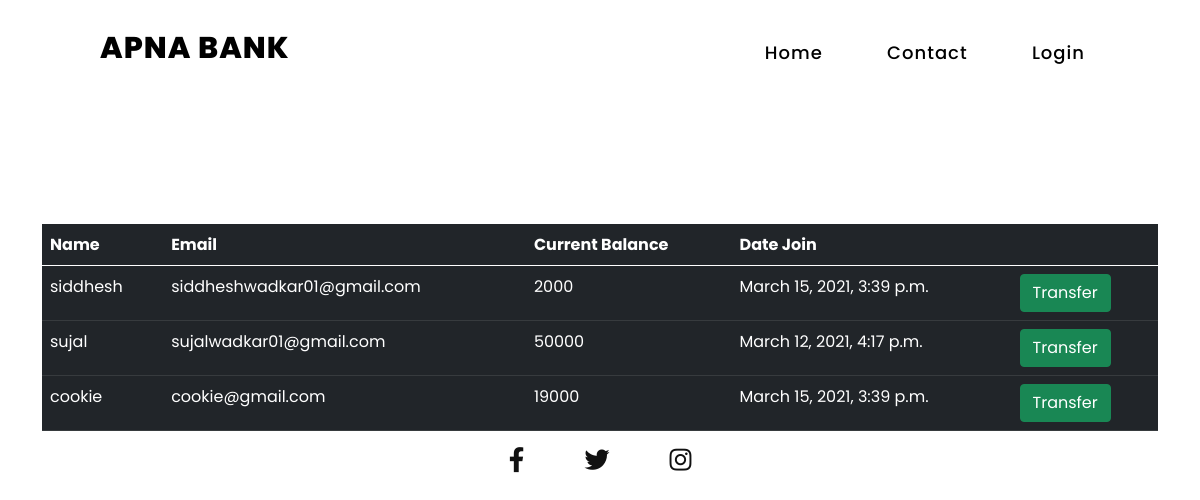
Page /transferlist on the committed database.
### core/models.py (models this page shows, shortened)
class User(models.Model):
    name = models.CharField(max_length = 40)
    email = models.EmailField(max_length = 40)
    current_credit = models.IntegerField()
    date = models.DateTimeField(auto_now=True)

### core/views.py (the view)
# urls.py: path('transferlist',views.transferlistview, name='transferlist'),
def transferlistview(request):
    users = User.objects.all()
    context = { 'users' : users }
    return render(request,'transferlist.html', context)

### templates/transferlist.html
 {% extends 'base.html' %}
 {% load static %}
 {% block content %}
 <br><br><br><br><br>
     <div class='container'>
        <div class="app-table">
        <table class= "table table-dark table-hover">
            <thead>
                <tr>
                    <th>Name</th>
                    <th>Email</th>
                    <th>Current Balance</th>
                    <th>Date Join</th>
                    <th></th>
                </tr>
            </thead>
            <tbody>
            {% for user in users %}
                <tr>
                    <td>{{user.name}}</td>
                    <td>{{user.email}}</td>
                    <td>{{user.current_credit}}</td>
                    <td>{{user.date}}</td>
                    <td>
                     <a href="{% url 'userView' name=user.name %}" class='btn btn-success'>Transfer</a>
                    </td>
                </tr>
             {% endfor %}
            </tbody>
        </table>
        </div>
    </div>
  {% endblock  %}

### templates/base.html (shortened to what this page needs)
{% load static %}
<html lang="en" dir="ltr">
  <head>
    <link rel="stylesheet" href="{% static 'css/style.css' %}">
    <link href="https://cdn.jsdelivr.net/npm/bootstrap@5.0.0-beta2/dist/css/bootstrap.min.css" rel="stylesheet">
    <link rel="stylesheet" href="https://cdnjs.cloudflare.com/ajax/libs/font-awesome/5.14.0/css/all.min.css">
  </head>
  <body>
      <header>
        <h2><a href="{% url 'home' %}" class="logo">Apna  Bank</a></h2>
        <div class="navigation">
          <a href="{% url 'home' %}">Home</a>
          <a href="{% url 'home' %}">Contact</a>
          <a href="{% url 'home' %}">Login</a>
        </div>
      </header>
     {% block content %}
     {% endblock %}
    <footer>
     <div class="media-icons">
        <a href="#"><i class="fab fa-facebook-f"></i></a>
        <a href="#"><i class="fab fa-twitter"></i></a>
        <a href="#"><i class="fab fa-instagram"></i></a>
      </div>
    </footer>
    <br><br><br><br>
  </body>
</html>

### static/css/style.css (style rules this page uses)
* { margin: 0; padding: 0; box-sizing: border-box; font-family: "Poppins", sans-serif; }
header { position: relative; top: 0; width: 100%; padding: 30px 100px; display: flex; justify-content: space-between; align-items: center; }
header .logo { position: relative; color: #000; font-size: 30px; text-decoration: none; text-transform: uppercase; font-weight: 800; letter-spacing: 1px; }
header .navigation a { color: #000; font-size: 18px; text-decoration: none; font-weight: 500; letter-spacing: 1px; padding: 2px 15px; border-radius: 20px; transition: 0.3s; transition-property: background; }
header .navigation a:not(:last-child) { margin-right: 30px; }
.media-icons { display: flex; justify-content: center; align-items: center; margin: auto; }
.media-icons a { position: relative; color: #111; font-size: 25px; transition: 0.3s; transition-property: transform; }
.media-icons a:not(:last-child) { margin-right: 60px; }

### rows in the picture
User: name "siddhesh", email "siddheshwadkar01@gmail.com", current_credit "2000", date "March 15, 2021, 3:39 p.m."
User: name "sujal", email "sujalwadkar01@gmail.com", current_credit "50000", date "March 12, 2021, 4:17 p.m."
User: name "cookie", email "cookie@gmail.com", current_credit "19000", date "March 15, 2021, 3:39 p.m."
